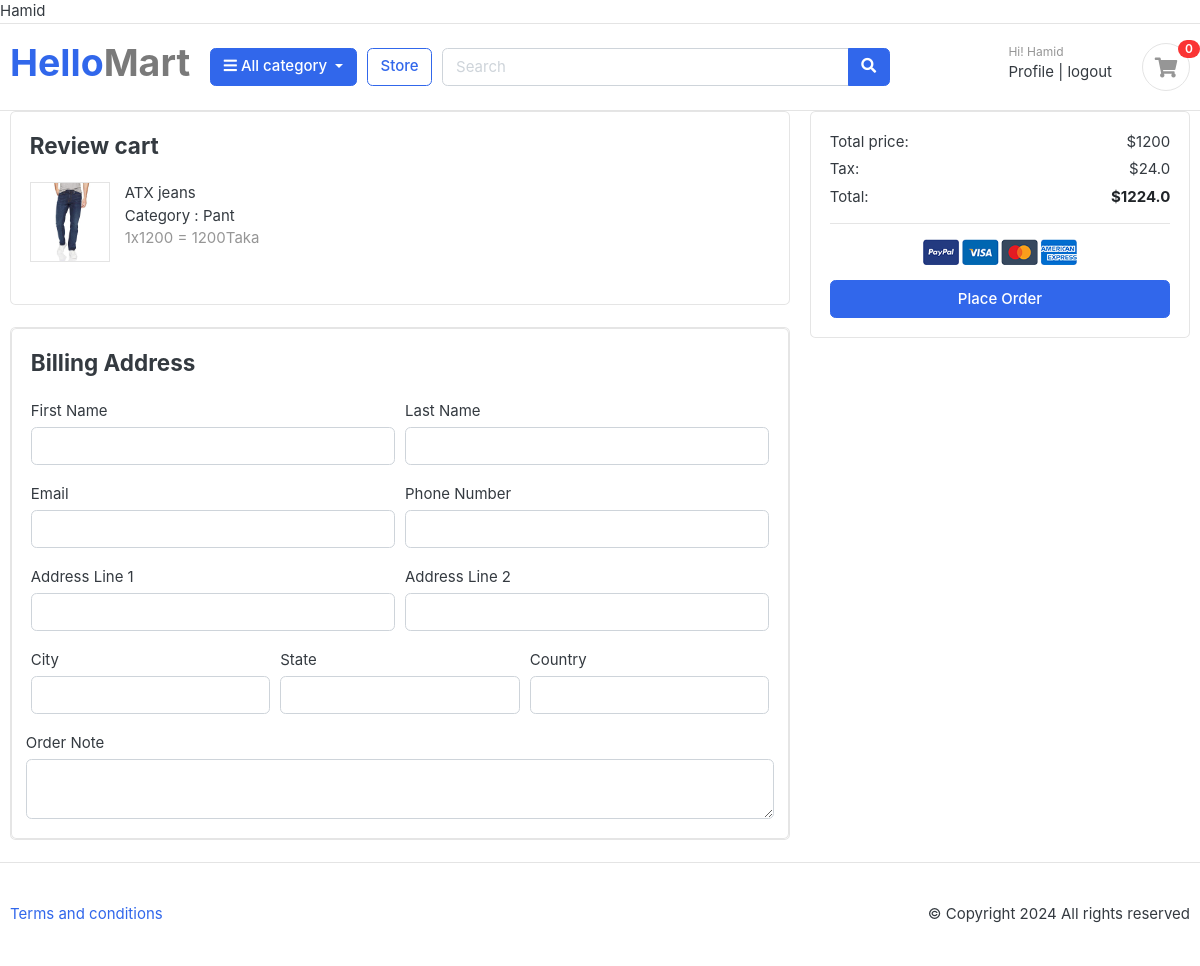
The app's page /order/place_order/ (signed in) with its own data.
### cart/models.py (models this page shows)
class CartItem(models.Model):
    product = models.ForeignKey(Product, on_delete = models.CASCADE)
    cart = models.ForeignKey(Cart, on_delete=models.CASCADE, null= True)
    quantity = models.IntegerField()
    is_active = models.BooleanField(default=True)
    user = models.ForeignKey(User, on_delete=models.CASCADE, null= True)
    def sub_total(self):
        return self.product.price * self.quantity
    def __str__(self) -> str:
        return self.product.product_name

### store/models.py (models this page shows, shortened)
class Product(models.Model):
    product_name = models.CharField(max_length=100, unique = True)
    slug = models.SlugField(max_length = 200, unique = True)
    description = models.TextField(max_length = 400, blank = True)
    price = models.IntegerField()
    image = models.ImageField(upload_to='photos/products')
    stock = models.IntegerField()
    is_available = models.BooleanField(default = True)
    category = models.ForeignKey(Category, on_delete=models.CASCADE)
    created_date = models.DateTimeField(auto_now_add = True)
    modified_date = models.DateTimeField(auto_now = True)

### category/models.py (models this page shows, shortened)
class Category(models.Model):
    category_name = models.CharField(max_length = 50, unique = True)
    slug = models.SlugField(max_length = 100, unique = True)
    description = models.TextField(max_length = 255, blank = True)
    cat_image = models.ImageField(upload_to= 'photos/categories', blank= True)

### orders/views.py (the view, shortened to what this page needs)
# urls.py: path('place_order/', views.place_order, name='place_order'),
def place_order(request):
    cart_items = None
    tax = 0
    total = 0
    grand_total = 0
    cart_items = CartItem.objects.filter(user = request.user)
    if cart_items.count() < 1:
        return redirect('store')
    for item in cart_items:
        total += item.product.price * item.quantity
    print(cart_items)
    tax = (2*total)/100 # 2 % vat
    grand_total = total + tax
    return render(request, 'orders/place-order.html',{'cart_items' : cart_items, 'tax' : tax,'total' : total, 'grand_total' : grand_total})

### orders/templates/orders/place-order.html (shortened to what this page needs)
{% extends 'base.html' %}
{% load static %}
{% block body%}
<div class="container">
<div class="row">
<main class="col-md-8">
<article class="card mb-4">
<div class="card-body">
	<h4 class="card-title mb-4">Review cart</h4>
	<div class="row">
		{% for item in cart_items%}
		<div class="col-md-12">
			<figure class="itemside  mb-4">
				<div class="aside"><img src="{{item.product.image.url}}" class="border img-sm"></div>
				<figcaption class="info">
					<p>{{item.product.product_name}} </p>
					<p>Category : {{item.product.category.category_name}} </p>
					<span class="text-muted">{{item.quantity}}x{{item.product.price}} = {{item.sub_total}}Taka </span>
				</figcaption>
			</figure>
		</div>
		{% endfor %}
	</div>
</div>
</article>
<article class="card mb-4">
<div class="card">
  <div class="card-body">
    <h4 class="card-title mb-4">Billing Address</h4>
    <form method="post">
      <div class="form-row">
        <div class="col form-group">
          <label for="">First Name</label>
          <input type="text" name="first_name" class="form-control" required>
        </div>
        <div class="col form-group">
          <label for="">Last Name</label>
          <input type="text" name="last_name" class="form-control" required>
        </div>
      </div>
      <div class="form-row">
        <div class="col form-group">
          <label for="">Email</label>
          <input type="email" name="email" class="form-control" required>
        </div>
        <div class="col form-group">
          <label for="">Phone Number</label>
          <input type="text" name="phone" class="form-control" required>
        </div>
      </div>
      <div class="form-row">
        <div class="col form-group">
          <label for="">Address Line 1</label>
          <input type="text" name="address_line1" class="form-control" required>
        </div>
        <div class="col form-group">
          <label for="">Address Line 2</label>
          <input type="text" name="address_line2" class="form-control">
        </div>
      </div>
      <div class="form-row">
        <div class="col form-group">
          <label for="">City</label>
          <input type="text" name="city" class="form-control" required>
        </div>
        <div class="col form-group">
          <label for="">State</label>
          <input type="text" name="state" class="form-control" required>
        </div>
        <div class="col form-group">
          <label for="">Country</label>
          <input type="text" name="country" class="form-control" required>
        </div>
        </div>
        <div class="form-row">
          <label for="">Order Note</label>
          <textarea name="order_note" rows="2" class="form-control"></textarea>
        </div>
  </div>
</div>
</article>
		</main>
		<aside class="col-md-4">
			<div class="card">
		<div class="card-body">
			<dl class="dlist-align">
			  <dt>Total price:</dt>
			  <dd class="text-right">${{total}}</dd>
			</dl>
			<dl class="dlist-align">
			  <dt>Tax:</dt>
			  <dd class="text-right"> ${{tax}}</dd>
			</dl>
			<dl class="dlist-align">
			  <dt>Total:</dt>
			  <dd class="text-right text-dark b"><strong>${{grand_total}}</strong></dd>
			</dl>
			<hr>
			<p class="text-center mb-3">
				<img src="{% static 'images/misc/payments.png'%}" height="26">
			</p>
			<button type="submit" class="btn btn-primary btn-block" > Place Order </button>
		</div>
		</div>
		</aside>
	</div>
</div>
{% endblock %}

### templates/base.html (shortened to what this page needs)
<!DOCTYPE html>
{% load static %}
<html lang="en">
    <head>
        <link href="{% static "css/bootstrap.css" %}" rel="stylesheet" type="text/css" />
        <link
          href="{% static "fonts/fontawesome/css/all.min.css" %}"
          type="text/css"
          rel="stylesheet"
        />
        <link href="{% static "css/ui.css" %}" rel="stylesheet" type="text/css" />
        <link
          href="{% static "css/responsive.css" %}"
          rel="stylesheet"
          media="only screen and (max-width: 1200px)"
        />
    </head>
<body>
  {{request.user}}
    <header class="section-header">
        <nav class="navbar p-md-0 navbar-expand-sm navbar-light border-bottom">
        </nav>
        <section class="header-main border-bottom">
          <div class="container">
            <div class="row align-items-center">
              <div class="col-lg-2 col-md-3 col-6">
                <a href="{% url "home" %}" class="brand-wrap">
                  <h1>Hello<span class="mart-color">Mart</span></h1>
                </a>
              </div>
              <div class="col-lg col-sm col-md col-6 flex-grow-0">
                <div class="category-wrap dropdown d-inline-block float-right">
                  <button
                    type="button"
                    class="btn btn-primary dropdown-toggle"
                    data-toggle="dropdown"
                  >
                    <i class="fa fa-bars"></i> All category
                  </button>
                </div>
              </div>
              <a href="{% url "store" %}" class="btn btn-outline-primary">Store</a>
              <div class="col-lg col-md-6 col-sm-12 col">
                <form action="{%url 'search' %}" class="search" method= 'GET'>
                  <div class="input-group w-100">
                    <input type="text" class="form-control" style="width: 60%" placeholder="Search" name= "keyword"/>
                       <div class="input-group-append">
                      <button class="btn btn-primary" type="submit">
                        <i class="fa fa-search"></i>
                      </button>
                    </div>
                  </div>
                </form>
              </div>
              <div class="col-lg-3 col-sm-6 col-8 order-2 order-lg-3">
                <div class="d-flex justify-content-end mb-3 mb-lg-0">
                  <div class="widget-header">
                    {% if request.user.is_authenticated %}
                    <small class="title text-muted">Hi! {{request.user.first_name}} </small>
                    <div>
                      <a href="{% url "profile" %}">Profile</a>
                      <span class="dark-transp"> | </span>
                      <a href="{% url "logout" %}"> logout</a>
                    </div>
                    {% endif %}
                  </div>
                  <a href="{% url "cart" %}" class="widget-header pl-3 ml-3">
                    <div class="icon icon-sm rounded-circle border">
                      <i class="fa fa-shopping-cart"></i>
                    </div>
                    <span class="badge badge-pill badge-danger notify">0</span>
                  </a>
                </div>
              </div>
            </div>
          </div>
        </section>
    </header>
    {% block body %}
    {% endblock body %}
    <footer class="section-footer border-top padding-y">
        <div class="container">
          <p class="float-md-right">&copy Copyright 2024 All rights reserved</p>
          <p>
            <a href="#">Terms and conditions</a>
          </p>
        </div>
    </footer>
</body>
</html>

### static/css/ui.css (style rules this page uses)
html { font-family: "Inter", sans-serif; font-size: 15px; }
.icon-xs, .icon-sm, .icon-md, .icon-lg { display: inline-block; text-align: center; flex-shrink: 0; flex-grow: 0; }
.icon-sm { width: 48px; height: 48px; line-height: 48px !important; font-size: 20px; }
.img-xs, .img-sm, .img-md, .img-lg { -o-object-fit: cover; object-fit: cover; flex-shrink: 0; flex-grow: 0; }
.img-sm { width: 80px; height: 80px; }
.padding-y { padding-top: 40px; padding-bottom: 40px; }
figure { margin-bottom: 0; }
article:after, .form-group:after { display: block; clear: both; content: ""; }
.b { font-weight: 600; }
p:last-child { margin-bottom: 0; }
.header-main { position: relative; padding-top: 1rem; padding-bottom: 1rem; }
.widget-header { display: inline-block; vertical-align: middle; position: relative; }
.widget-header a { color: #343a40; }
.widget-header i { color: #969696; }
.widget-header .title { display: block; }
.widget-header .notify { position: absolute; top: -3px; right: -10px; }
.itemside { position: relative; display: flex; width: 100%; }
.itemside .aside { position: relative; flex-shrink: 0; }
.itemside .info { padding-left: 15px; padding-right: 7px; }
.itemside p { margin-bottom: 0; }
[class*=dlist-] { margin-bottom: 5px; }
[class*=dlist-] dd { margin-bottom: 0; }
.dlist-align { display: flex; }
.dlist-align dt { width: 150px; word-wrap: break-word; font-weight: normal; }
.dlist-align dd { flex-grow: 1; }
.notify { position: absolute; top: -4px; right: -10px; display: inline-block; padding: 0.25em 0.6em; font-size: 12px; line-height: 1; text-align: center; border-radius: 3rem; color: #fff; background-color: #fa3434; }
.mart-color { color: #7a7a7a; }

### records on screen
CartItem: product.image (picture), product.product_name "ATX jeans", product.category.category_name "Pant", quantity "1", product.price "1200", sub_total "1200"

### other values on screen
{{ request.user }} "Hamid"
{{ request.user.first_name }} "Hamid"
{{ total }} "1200"
{{ tax }} "24.0"
{{ grand_total }} "1224.0"
